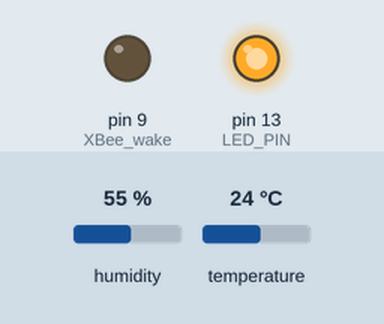
Bench run of a sketch on a simulated Arduino Uno, built with avr-gcc and run on an emulated ATmega328P. Shown: output pins drawn as LEDs (lit = HIGH). The test bench sets the inputs (shaded band); at power-on: humidity 55 %, temperature 24 °C. Sleep ends after the set time or at an interrupt; what the sketch prints to the serial monitor is not drawn.

Above: at 4.2 s.
At 12.3 s:
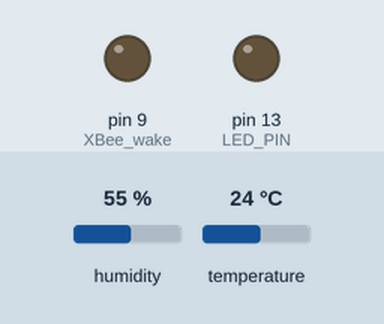
Timing chart, 0 to 21.5 s (numbered marks = the images above):
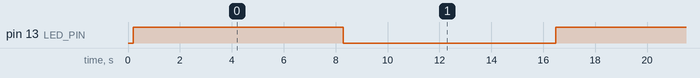

The sketch:

Router_Sleep_Mode_Arduino_XBee.ino
```cpp
#include <avr/sleep.h>
#include <avr/power.h>
#include <avr/wdt.h>
#include <DHT.h>

//Constants
#define DHTPIN 7     // what pin we're connected to
#define DHTTYPE DHT22   // DHT 22  (AM2302)
DHT dht(DHTPIN, DHTTYPE); //// Initialize DHT sensor for normal 16mhz Arduino
#define LED_PIN (13)

//Variables
int chk;
float hum;  //Stores humidity value
float temp; //Stores temperature value
int ID = 1;

const int XBee_wake = 9; // Arduino pin used to sleep the XBee

volatile int f_wdt=1;


ISR(WDT_vect)
{
  if(f_wdt == 0)
  {
    f_wdt=1;
  }
  else
  {
    Serial.println("WDT Overrun!!!");
  }

}

void enterSleep(void)
{
  set_sleep_mode(SLEEP_MODE_PWR_DOWN);   /* EDIT: could also use SLEEP_MODE_PWR_DOWN for lowest power consumption. */
  sleep_enable();

  /* Now enter sleep mode. */
  sleep_mode();

  /* The program will continue from here after the WDT timeout*/
  sleep_disable(); /* First thing to do is disable sleep. */

  /* Re-enable the peripherals. */
  power_all_enable();
}

void setup() {
  Serial.begin(9600);
  dht.begin();
  Serial.println("Initialising...");
  delay(100); //Allow for serial print to complete.

  pinMode(LED_PIN,OUTPUT);

  /*** Setup the WDT ***/

  /* Clear the reset flag. */
  MCUSR &= ~(1<<WDRF);

  /* In order to change WDE or the prescaler, we need to
   * set WDCE (This will allow updates for 4 clock cycles).
   */
  WDTCSR |= (1<<WDCE) | (1<<WDE);

  /* set new watchdog timeout prescaler value */
  WDTCSR = 1<<WDP0 | 1<<WDP3; /* 8.0 seconds */

  /* Enable the WD interrupt (note no reset). */
  WDTCSR |= _BV(WDIE);

  Serial.println("Initialisation complete.");
  delay(100); //Allow for serial print to complete.

}

void loop() {
    if(f_wdt == 1)
  {
    /* Toggle the LED */

    // wake up the XBee
    pinMode(XBee_wake, OUTPUT);
    digitalWrite(XBee_wake, LOW);


    digitalWrite(LED_PIN, !digitalRead(LED_PIN));
    //Read data and store it to variables hum and temp
    hum= dht.readTemperature();
    temp = dht.readHumidity();
    //Print temp and humidity values to serial monitor
    Serial.print("Sensor ID: ");
    Serial.println(ID);
    Serial.print("  Humidity: ");
    Serial.println(hum);
    Serial.print("%, Temperature: ");
    Serial.println(temp);
    Serial.print("° ");
    delay(3000); //Delay 2 sec.

    // put the XBee to sleep
    pinMode(XBee_wake, INPUT); // put pin in a high impedence state
    digitalWrite(XBee_wake, HIGH);

    /* Don't forget to clear the flag. */
    f_wdt = 0;

    /* Re-enter sleep mode. */
    enterSleep();
  }
  else
  {
    /* Do nothing. */
  }

}
```

Measured:
- by itself, pin 13 (LED_PIN): alternates HIGH for 8.2 s and LOW for 8.2 s
